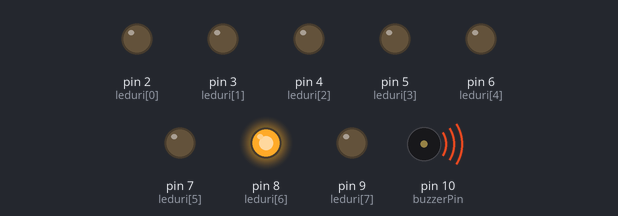
Bench run of a sketch on a simulated Arduino Uno, built with avr-gcc and run on an emulated ATmega328P. Parts: output pins drawn as LEDs (lit = HIGH), buzzer (waves = sounding).

Above: at 0.91 s.
At 7.65 s:
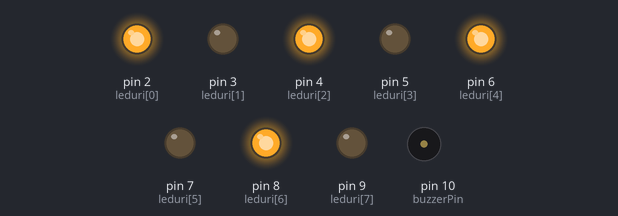
At 12.63 s:
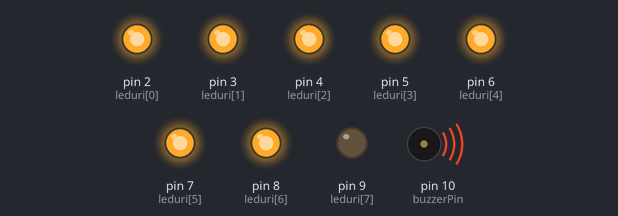
At 18.55 s:
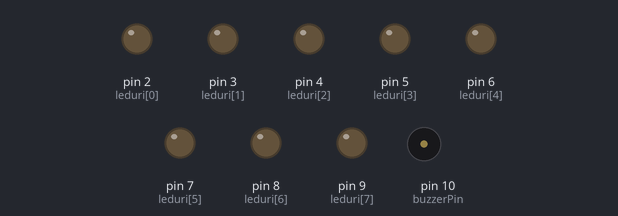
At 28.95 s:
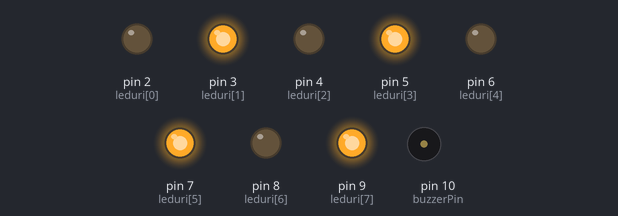
At 36.43 s:
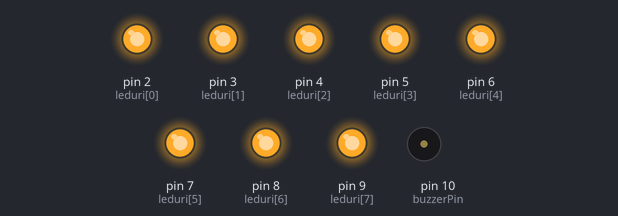
Timing chart, 0 to 40.0 s (numbered marks = the images above):
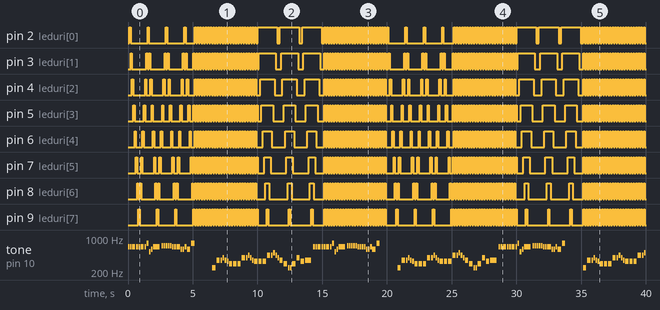

The sketch:

Christmas_Lights.ino
```cpp
#include <Arduino.h>

// --- 1. DEFINIREA NOTELOR ---
#define NOTE_B3  247
#define NOTE_C4  262
#define NOTE_D4  294
#define NOTE_E4  330
#define NOTE_F4  349
#define NOTE_G4  392
#define NOTE_A4  440
#define NOTE_B4  494
#define NOTE_C5  523
#define NOTE_D5  587
#define NOTE_E5  659
#define NOTE_F5  698
#define NOTE_G5  784

// --- 2. CONFIGURARE PINI ---
int leduri[] = {2, 3, 4, 5, 6, 7, 8, 9};
int nrLeduri = 8;
const int buzzerPin = 10; // Buzzer pe pin 10

// --- 3. MELODIA COMBINATĂ (Jingle Bells + We Wish You) ---
// Am unit cele doua melodii intr-un singur sir lung
int melody[] = {
  // Jingle Bells
  NOTE_E5, NOTE_E5, NOTE_E5,
  NOTE_E5, NOTE_E5, NOTE_E5,
  NOTE_E5, NOTE_G5, NOTE_C5, NOTE_D5,
  NOTE_E5,
  NOTE_F5, NOTE_F5, NOTE_F5, NOTE_F5,
  NOTE_F5, NOTE_E5, NOTE_E5, NOTE_E5, NOTE_E5,
  NOTE_E5, NOTE_D5, NOTE_D5, NOTE_E5,
  NOTE_D5, NOTE_G5,

  // Pauza scurta intre melodii (0 = liniste)
  0, 0,

  // We Wish You a Merry Christmas
  NOTE_B3,
  NOTE_F4, NOTE_F4, NOTE_G4, NOTE_F4, NOTE_E4,
  NOTE_D4, NOTE_D4, NOTE_D4,
  NOTE_G4, NOTE_G4, NOTE_A4, NOTE_G4, NOTE_F4,
  NOTE_E4, NOTE_E4, NOTE_E4,
  NOTE_A4, NOTE_A4, NOTE_B4, NOTE_A4, NOTE_G4,
  NOTE_F4, NOTE_D4, NOTE_B3, NOTE_B3,
  NOTE_D4, NOTE_G4, NOTE_E4,
  NOTE_F4
};

int tempo[] = {
  // Jingle Bells
  8, 8, 4,
  8, 8, 4,
  8, 8, 8, 8,
  2,
  8, 8, 8, 8,
  8, 8, 8, 16, 16,
  8, 8, 8, 8,
  4, 4,

  // Pauza
  4, 4,

  // We Wish You
  4,
  4, 8, 8, 8, 8,
  4, 4, 4,
  4, 8, 8, 8, 8,
  4, 4, 4,
  4, 8, 8, 8, 8,
  4, 4, 8, 8,
  4, 4, 4,
  2
};

// --- VARIABILE PENTRU MULTITASKING (nu umbla aici) ---
// Muzica
unsigned long musicLastTime = 0;
int noteIndex = 0;
int noteDuration = 0;
boolean isNotePlaying = false;
int totalNotes;

// Leduri
unsigned long ledLastTime = 0;
int ledInterval = 100; // Viteza ledurilor (ms)
int ledState = 0;      // Pasul curent al modelului
int patternType = 0;   // Ce model ruleaza (0-3)
unsigned long patternChangeTime = 0; // Cand am schimbat ultima oara modelul

void setup() {
  pinMode(buzzerPin, OUTPUT);
  for (int i = 0; i < nrLeduri; i++) {
    pinMode(leduri[i], OUTPUT);
  }

  // Calculam cate note sunt in total
  totalNotes = sizeof(melody) / sizeof(int);
}

void loop() {
  unsigned long currentMillis = millis();

  // 1. Gestionam Muzica (fara delay)
  playMusic(currentMillis);

  // 2. Gestionam Ledurile (fara delay)
  updateLeds(currentMillis);
}

// --- LOGICA MUZICII ---
void playMusic(unsigned long currentMillis) {
  if (currentMillis - musicLastTime >= noteDuration * 1.30) {
    // E timpul pentru urmatoarea nota
    musicLastTime = currentMillis;

    if (noteIndex >= totalNotes) {
      noteIndex = 0; // Luam melodia de la capat
    }

    int note = melody[noteIndex];
    int duration = tempo[noteIndex];

    if (note != 0) {
      noteDuration = 1000 / duration;
      tone(buzzerPin, note, noteDuration);
    } else {
      noteDuration = 500; // Pauza
      noTone(buzzerPin);
    }

    noteIndex++;
  }
}

// --- LOGICA LEDURILOR ---
void updateLeds(unsigned long currentMillis) {

  // Schimbam modelul LED la fiecare 5 secunde (5000 ms)
  if (currentMillis - patternChangeTime > 5000) {
    patternType++;
    if (patternType > 3) patternType = 0;
    ledState = 0; // Resetam pasul
    stingeTot();
    patternChangeTime = currentMillis;
  }

  // Aici verificam daca e timpul sa facem un pas in animatia LED
  if (currentMillis - ledLastTime > ledInterval) {
    ledLastTime = currentMillis;

    // Executam modelul curent
    switch (patternType) {
      case 0: runKnightRider(); break;
      case 1: runAlternativ(); break;
      case 2: runUmplere(); break;
      case 3: runFlash(); break;
    }
  }
}

// --- IMPLEMENTAREA MODELELOR (RESCRISE FARA FOR LOOP) ---

// Model 1: Knight Rider
void runKnightRider() {
  stingeTot();
  // Folosim ledState ca pozitie (0..14)
  // 0-7: Dus, 8-14: Intors
  int pos = ledState;
  if (pos >= 14) { ledState = 0; pos = 0; }

  if (pos < 8) {
    digitalWrite(leduri[pos], HIGH);
  } else {
    // Formula pentru intors: 14 - 8 = 6 (adica ledul 6)
    digitalWrite(leduri[14 - pos], HIGH);
  }
  ledState++;
}

// Model 2: Alternativ
void runAlternativ() {
  ledState++;
  if (ledState > 1) ledState = 0;

  for (int i = 0; i < nrLeduri; i++) {
    if (ledState == 0) {
      digitalWrite(leduri[i], (i % 2 == 0) ? HIGH : LOW);
    } else {
      digitalWrite(leduri[i], (i % 2 != 0) ? HIGH : LOW);
    }
  }
}

// Model 3: Umplere
void runUmplere() {
  // 0-7: Umple, 8-15: Goleste
  if (ledState < 8) {
    digitalWrite(leduri[ledState], HIGH);
  } else if (ledState < 16) {
    digitalWrite(leduri[15 - ledState], LOW); // 15-8 = 7
  } else {
    ledState = -1; // Reset
  }
  ledState++;
}

// Model 4: Flash
void runFlash() {
  ledState++;
  if (ledState > 1) ledState = 0;

  for (int i = 0; i < nrLeduri; i++) {
    digitalWrite(leduri[i], (ledState == 0) ? HIGH : LOW);
  }
}

void stingeTot() {
  for (int i = 0; i < nrLeduri; i++) {
    digitalWrite(leduri[i], LOW);
  }
}
```

Measured:
- by itself, pin 2 (leduri[0]): LOW → HIGH at 0.10 s, → LOW 0.10 s later, → HIGH 1.3 s later, → LOW 0.10 s later, … (220 changes in this stretch)
- by itself, pin 3 (leduri[1]): LOW → HIGH at 0.20 s, → LOW 0.10 s later, → HIGH 1.1 s later, → LOW 0.10 s later, … (236 changes in this stretch)
- by itself, pin 4 (leduri[2]): LOW → HIGH at 0.30 s, → LOW 0.10 s later, → HIGH 0.91 s later, → LOW 0.10 s later, … (232 changes in this stretch)
- by itself, pin 5 (leduri[3]): LOW → HIGH at 0.40 s, → LOW 0.10 s later, → HIGH 0.71 s later, → LOW 0.10 s later, … (236 changes in this stretch)
- by itself, pin 6 (leduri[4]): LOW → HIGH at 0.51 s, → LOW 0.10 s later, → HIGH 0.50 s later, → LOW 0.10 s later, … (232 changes in this stretch)
- by itself, pin 7 (leduri[5]): LOW → HIGH at 0.61 s, → LOW 0.10 s later, → HIGH 0.30 s later, → LOW 0.10 s later, … (236 changes in this stretch)
- by itself, pin 8 (leduri[6]): LOW → HIGH at 0.71 s, → LOW 0.10 s later, → HIGH 0.10 s later, → LOW 0.10 s later, … (232 changes in this stretch)
- by itself, pin 9 (leduri[7]): LOW → HIGH at 0.81 s, → LOW 0.10 s later, → HIGH 1.3 s later, → LOW 0.10 s later, … (222 changes in this stretch)
